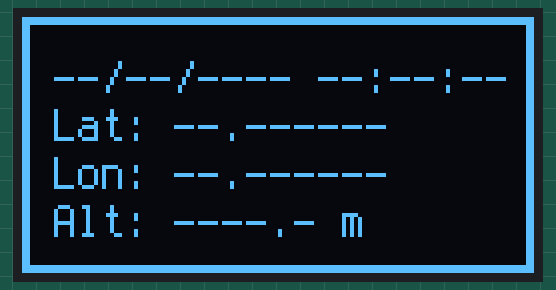
Recording of a program running on a simulated CircuitPython board. Parts: 128×64 one-colour display. The clock reads 2024-03-15 10:24:30 at power-on unless the program sets it; the GPS gets a fix after 3 s at 37.7749, -122.4194 with 8 satellites.

Above: at 0.1 s.
At 4.1 s:
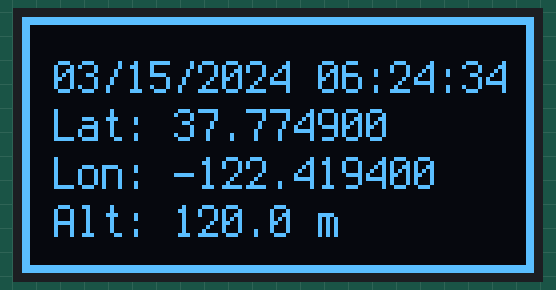
At 9.1 s:
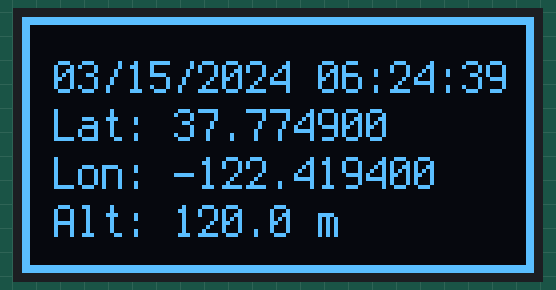
At 19.1 s:
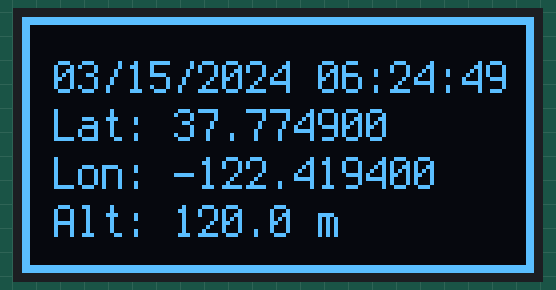
At 28.1 s:
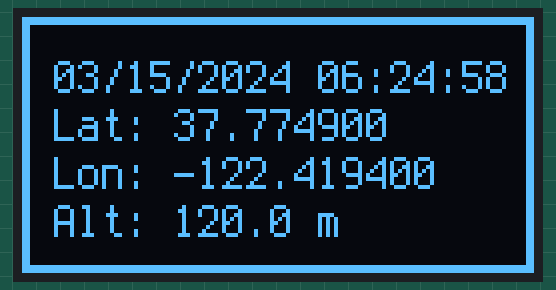
At 38.2 s:
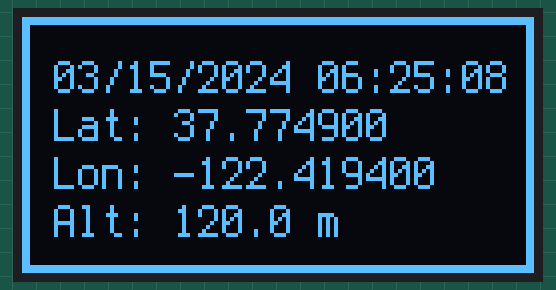

Measured:
- what the display in image 0 shows lasts 3.0 s, from 0.0 s to 3.0 s
- what the display in image 1 shows lasts 1.0 s, from 4.0 s to 5.0 s

The program:

code.py
```python
import board
import busio
import time
import displayio
import terminalio
from adafruit_display_text import label
import adafruit_displayio_ssd1306
import adafruit_gps

# —— DISPLAY SETUP ——
WIDTH, HEIGHT, BORDER = 128, 64, 2

i2c = board.STEMMA_I2C()
displayio.release_displays()
display_bus = displayio.I2CDisplay(i2c, device_address=0x3D)
display = adafruit_displayio_ssd1306.SSD1306(display_bus, width=WIDTH, height=HEIGHT)

root = displayio.Group()
display.root_group = root

# White border
bmp = displayio.Bitmap(WIDTH, HEIGHT, 1)
pal = displayio.Palette(1)
pal[0] = 0xFFFFFF
root.append(displayio.TileGrid(bmp, pixel_shader=pal, x=0, y=0))

# Black interior
bmp2 = displayio.Bitmap(WIDTH - 2*BORDER, HEIGHT - 2*BORDER, 1)
pal2 = displayio.Palette(1)
pal2[0] = 0x000000
root.append(displayio.TileGrid(bmp2, pixel_shader=pal2, x=BORDER, y=BORDER))

# Labels
dt_label  = label.Label(terminalio.FONT, text="--/--/---- --:--:--", color=0xFFFFFF, x=8,  y=15)
lat_label = label.Label(terminalio.FONT, text="Lat: --.------",         color=0xFFFFFF, x=8,  y=27)
lon_label = label.Label(terminalio.FONT, text="Lon: --.------",         color=0xFFFFFF, x=8,  y=39)
alt_label = label.Label(terminalio.FONT, text="Alt: ----.- m",          color=0xFFFFFF, x=8,  y=51)
root.append(dt_label)
root.append(lat_label)
root.append(lon_label)
root.append(alt_label)

# —— GPS SETUP ——
gps = adafruit_gps.GPS_GtopI2C(i2c, address=0x10, debug=False)
gps.send_command(b"PMTK314,0,1,0,1,0,0,0,0,0,0,0,0,0,0,0,0,0,0,0")  # RMC + GGA
gps.send_command(b"PMTK220,1000")  # 1 Hz update
gps.debug = True

# —— HELPERS ——
def days_in_month(m, y):
    if m in (1,3,5,7,8,10,12): return 31
    if m == 2:
        return 29 if (y % 4 == 0 and (y % 100 != 0 or y % 400 == 0)) else 28
    return 30

# Zeller’s congruence for Gregorian calendar → weekday 0=Mon…6=Sun
def weekday(y, m, d):
    Y, M = (y, m)
    if M < 3:
        Y -= 1
        M += 12
    K = Y % 100
    J = Y // 100
    h = (d + (13*(M+1))//5 + K + K//4 + J//4 + 5*J) % 7  # 0=Sat,1=Sun,…6=Fri
    return (h + 5) % 7  # convert: 0=Mon…6=Sun

# Find second Sunday in March and first Sunday in November, then create UTC thresholds
def dst_utc_bounds(year):
    # Second Sunday in March
    w1 = weekday(year, 3, 1)
    first_sun_mar = 1 + ((6 - w1) % 7)
    second_sun_mar = first_sun_mar + 7
    # DST starts at 2:00 local (EST) = 07:00 UTC
    start = (year, 3, second_sun_mar, 7, 0, 0)
    # First Sunday in November
    w2 = weekday(year, 11, 1)
    first_sun_nov = 1 + ((6 - w2) % 7)
    # DST ends at 2:00 local (EDT) = 06:00 UTC
    end   = (year, 11, first_sun_nov, 6, 0, 0)
    return start, end

# Convert a UTC tuple + offset (in hours) into local date/time, rolling as needed
def utc_to_local(y, mo, d, h, mi, s, offset):
    h2 = h + offset
    d2, mo2, y2 = d, mo, y
    if h2 < 0:
        h2 += 24
        d2 -= 1
        if d2 < 1:
            mo2 -= 1
            if mo2 < 1:
                mo2 = 12
                y2 -= 1
            d2 = days_in_month(mo2, y2)
    elif h2 >= 24:
        h2 -= 24
        d2 += 1
        if d2 > days_in_month(mo2, y2):
            d2 = 1
            mo2 += 1
            if mo2 > 12:
                mo2 = 1
                y2 += 1
    return y2, mo2, d2, h2, mi, s

# —— MAIN LOOP ——
while True:
    gps.update()
    ts = gps.timestamp_utc  # struct_time-like 9‑tuple
    if gps.has_fix and ts:
        # Extract just the first six fields
        y, mo, d, h, mi, s = ts[0:6]

        # Compute DST bounds for this year
        start, end = dst_utc_bounds(y)

        # Decide offset: EDT (−4) if in [start, end), else EST (−5)
        offset = -4 if (start <= (y,mo,d,h,mi,s) < end) else -5

        # Apply offset to get local time
        y2, mo2, d2, h2, mi2, s2 = utc_to_local(y, mo, d, h, mi, s, offset)

        # Safe formatting of position
        lat_label.text = f"Lat: {gps.latitude:.6f}" if gps.latitude is not None else "Lat: --.------"
        lon_label.text = f"Lon: {gps.longitude:.6f}" if gps.longitude is not None else "Lon: --.------"
        alt_label.text = f"Alt: {gps.altitude_m:.1f} m" if gps.altitude_m is not None else "Alt: ----.- m"
        # Display MM/DD/YYYY HH:MM:SS
        dt_label.text  = f"{mo2:02d}/{d2:02d}/{y2:04d} {h2:02d}:{mi2:02d}:{s2:02d}"
    else:
        # Waiting for fix
        lat_label.text = "Lat: --.------"
        lon_label.text = "Lon: --.------"
        alt_label.text = "Alt: ----.- m"
        dt_label.text  = "--/--/---- --:--:--"

    time.sleep(1)
```
